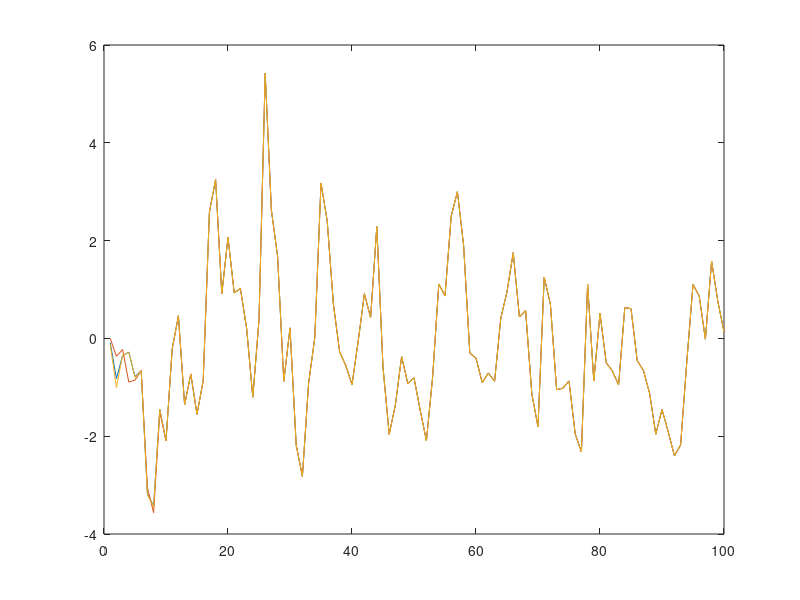

MATLAB code for this plot:
close all, clear, clc

s_init = randn;
a = 0.5;
N = 100;
sigma_u = 2;
s = zeros(N,1);
u = sqrt(sigma_u)*randn(N,1);
for i = 2:N
    s(i) = a*s(i-1)+u(i);
end

mocnina = [1:N]';
w = sqrt((1/2).^mocnina).*randn(N,1);
x = s+w;
%plot(x)

s_pred = zeros(N,1);
k_gain = zeros(N,1);
mse = zeros(N,1);
mse_pred = zeros(N,1);
mse(1) = 9/13;
s_est = zeros(N,1);
s_est(1) = 9/13*x(1);

for i = 2 : 100
    s_pred(i) = a * s_est(i-1); %predic
    mse_pred(i) = a^2 * mse(i-1) + sigma_u; %min pred mse
    
    sigma_n = (1/2)^(i-1);
    k_gain(i) = mse_pred(i) / (sigma_n + mse_pred(i)); %k gain
    
    s_est(i) = s_pred(i) + k_gain(i) * (x(i) - s_pred(i)); % correction
    mse(i) = (1 - k_gain(i)) * mse_pred(i); %mse
end

plot(s_est)
hold on
plot(s)
hold on
plot(x)
